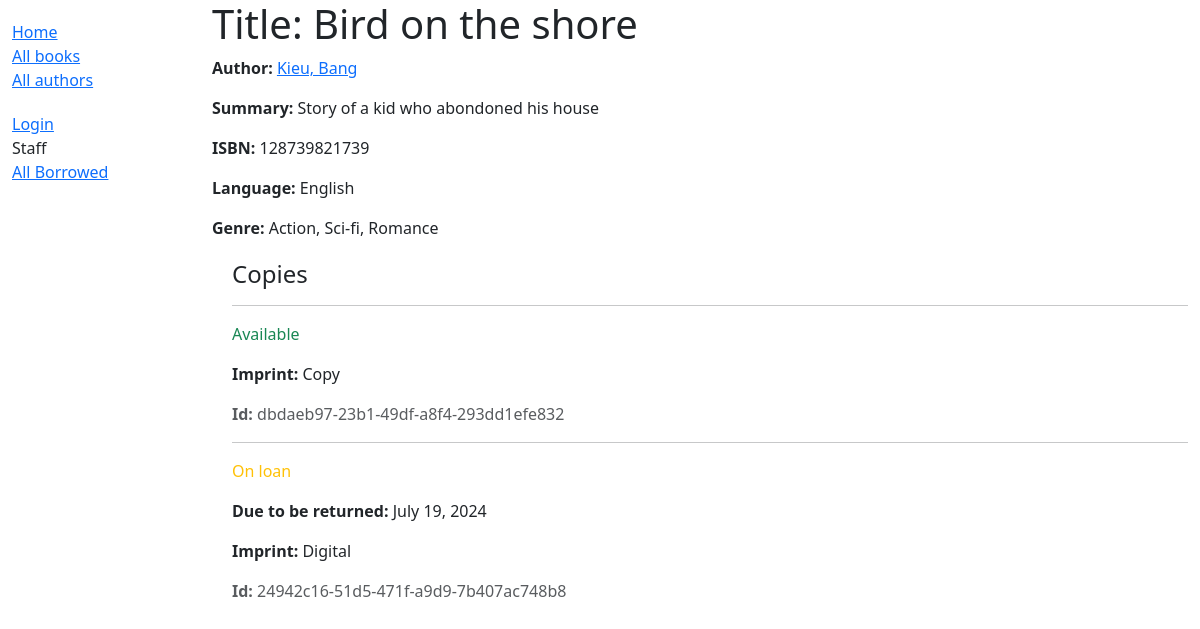
/catalog/book/1, run on the app's committed database.
### catalog/models.py (models this page shows, shortened)
class Book(models.Model):
    title = models.CharField(max_length=200)
    author = models.ForeignKey('Author', on_delete=models.RESTRICT, null=True)
    summary = models.TextField(
        max_length=1000, help_text="Enter a brief description of the book")
    isbn = models.CharField('ISBN', max_length=13,
                            unique=True,
                            help_text='13 Character <a href="https://www.isbn-international.org/content/what-isbn'
                                      '">ISBN number</a>')
    genre = models.ManyToManyField(
        Genre, help_text="Select a genre for this book")
    language = models.ForeignKey(
        'Language', on_delete=models.SET_NULL, null=True
    )
    class Meta:
        ordering = ['title', 'author']
    def display_genre(self):
        """Create a string for the Genre. This is required to display genre in Admin."""
        return ', '.join(genre.name for genre in self.genre.all()[:3])
    display_genre.short_description = 'Genre'

class Author(models.Model):
    first_name = models.CharField(max_length=100)
    last_name = models.CharField(max_length=100)
    date_of_birth = models.DateField(null=True, blank=True)
    date_of_death = models.DateField('Died', null=True, blank=True)
    class Meta:
        ordering = ['last_name', 'first_name']
    def get_absolute_url(self):
        return reverse('author-detail', args=[str(self.id)])
    def __str__(self):
        return f'{self.last_name}, {self.first_name}'

class Language(models.Model):
    name = models.CharField(
        max_length=20,
        unique=True,
        help_text="Enter the book's language"
    )
    def __str__(self):
        return self.name
    class Meta:
        constraints = [
            UniqueConstraint(
                Lower('name'),
                name='language_name_case_insensitive_unique',
                violation_error_message = "Language already exists (case insensitive match)"
            ),
        ]

class Genre(models.Model):
    name = models.CharField(
        max_length=200,
        unique=True,
        help_text="Enter a book genre (e.g. Science Fiction, French Poetry etc.)"
    )
    def __str__(self):
        return self.name
    class Meta:
        constraints = [
            UniqueConstraint(
                Lower('name'),
                name='genre_name_case_insensitive_unique',
                violation_error_message = "Genre already exists (case insensitive match)"
            ),
        ]

class BookInstance(models.Model):
    id = models.UUIDField(primary_key=True, default=uuid.uuid4,
                          help_text="Unique ID for this particular book across whole library")
    book = models.ForeignKey('Book', on_delete=models.RESTRICT, null=True)
    imprint = models.CharField(max_length=200)
    due_back = models.DateField(null=True, blank=True)
    borrower = models.ForeignKey(
        settings.AUTH_USER_MODEL, on_delete=models.SET_NULL, null=True, blank=True)
    LOAN_STATUS = (
        ('d', 'Maintenance'),
        ('o', 'On loan'),
        ('a', 'Available'),
        ('r', 'Reserved'),
    )
    status = models.CharField(
        max_length=1,
        choices=LOAN_STATUS,
        blank=True,
        default='d',
        help_text='Book availability')
    class Meta:
        ordering = ['due_back']
        permissions = (("can_mark_returned", "Set book as returned"),)

### catalog/views.py (the view, shortened to what this page needs)
# urls.py: path('book/<int:pk>', views.BookDetailView.as_view(), name='book-detail'),
class BookDetailView(generic.DetailView):
    model = Book

### catalog/templates/catalog/book_detail.html (shortened to what this page needs)
<!DOCTYPE html>
<html lang="en">
<head>
</head>
<body>
    {% extends "base_generic.html" %}
{% block content %}
  <h1>Title: {{ book.title }}</h1>
  <p><strong>Author:</strong> <a href="{{ book.author.get_absolute_url }}">{{ book.author }}</a></p>
  <p><strong>Summary:</strong> {{ book.summary }}</p>
  <p><strong>ISBN:</strong> {{ book.isbn }}</p>
  <p><strong>Language:</strong> {{ book.language }}</p>
  <p><strong>Genre:</strong> {{ book.genre.all|join:", " }}</p>
  <div style="margin-left:20px;margin-top:20px">
    <h4>Copies</h4>
    {% for copy in book.bookinstance_set.all %}
      <hr />
      <p
        class="{% if copy.status == 'a' %}text-success{% elif copy.status == 'm' %}text-danger{% else %}text-warning{% endif %}">
        {{ copy.get_status_display }}
      </p>
      {% if copy.status != 'a' %}
        <p><strong>Due to be returned:</strong> {{ copy.due_back }}</p>
      {% endif %}
      <p><strong>Imprint:</strong> {{ copy.imprint }}</p>
      <p class="text-muted"><strong>Id:</strong> {{ copy.id }}</p>
    {% endfor %}
  </div>
{% endblock %}

### data on the page
Book: author "Kieu, Bang", summary "Story of a kid who abondoned his house", isbn "128739821739", language "English", genre.all "Action, Sci-fi, Romance"
BookInstance: status "Available", imprint "Copy", id "dbdaeb97-23b1-49df-a8f4-293dd1efe832"
BookInstance: status "On loan", due_back "July 19, 2024", imprint "Digital", id "24942c16-51d5-471f-a9d9-7b407ac748b8"
